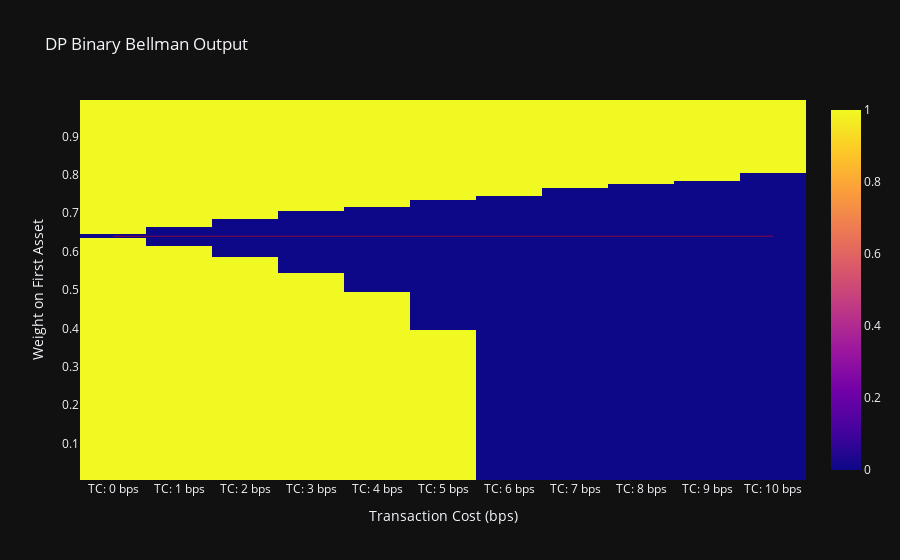

The code cell stored with this chart in its notebook:
### Code cell
# Create a heatmap trace for DP Bellman
trace_dp = go.Heatmap(z=action_df, x=action_df.columns, y=action_df.index, name="DP Binary Bellman")

# Create the layout with 'overlay' parameter set to "overlay"
layout = go.Layout(
    title="DP Binary Bellman Output",
    xaxis=dict(title="Transaction Cost (bps)",
               showgrid=True),
    yaxis=dict(title="Weight on First Asset",
               showgrid=True),
    # barmode="overlay"  # Set the barmode to overlay
)

# Add horizontal line at y=0.50
layout.shapes = [
    dict(
        type="line",
        x0=action_df.columns[0],  # Adjust x0 to the starting point of your data
        x1=action_df.columns[-1],  # Adjust x1 to the ending point of your data
        y0=optimal_weight[0],
        y1=optimal_weight[0],
        line=dict(color="red", width=0.5),  # You can customize the color and width of the line
    )
]

# Create the figure
fig = go.Figure(data=[trace_dp], layout=layout)
fig.show()

### Figure 1 — Plotly figure (JSON) as saved in the notebook; plotly's stock layout.template omitted (floating-point values rounded to 4 significant figures; data arrays with more than 128 entries replaced by an {"elided": "..."} marker saying what was removed)
{"data": [{"name": "DP Binary Bellman", "x": ["TC: 0 bps", "TC: 1 bps", "TC: 2 bps", "TC: 3 bps", "TC: 4 bps", "TC: 5 bps", "TC: 6 bps", "TC: 7 bps", "TC: 8 bps", "TC: 9 bps", "TC: 10 bps"], "y": [0.01, 0.02, 0.03, 0.04, 0.05, 0.06, 0.07, 0.08, 0.09, 0.1, 0.11, 0.12, 0.13, 0.14, 0.15, 0.16, 0.17, 0.18, 0.19, 0.2, 0.21, 0.22, 0.23, 0.24, 0.25, 0.26, 0.27, 0.28, 0.29, 0.3, 0.31, 0.32, 0.33, 0.34, 0.35, 0.36, 0.37, 0.38, 0.39, 0.4, 0.41, 0.42, 0.43, 0.44, 0.45, 0.46, 0.47, 0.48, 0.49, 0.5, 0.51, 0.52, 0.53, 0.54, 0.55, 0.56, 0.57, 0.58, 0.59, 0.6, 0.61, 0.62, 0.63, 0.64, 0.65, 0.66, 0.67, 0.68, 0.69, 0.7, 0.71, 0.72, 0.73, 0.74, 0.75, 0.76, 0.77, 0.78, 0.79, 0.8, 0.81, 0.82, 0.83, 0.84, 0.85, 0.86, 0.87, 0.88, 0.89, 0.9, 0.91, 0.92, 0.93, 0.94, 0.95, 0.96, 0.97, 0.98, 0.99], "z": {"elided": "99x11 int values"}, "type": "heatmap"}], "layout": {"shapes": [{"line": {"color": "red", "width": 0.5}, "type": "line", "x0": "TC: 0 bps", "x1": "TC: 10 bps", "y0": 0.64, "y1": 0.64}], "title": {"text": "DP Binary Bellman Output"}, "xaxis": {"showgrid": true, "title": {"text": "Transaction Cost (bps)"}}, "yaxis": {"showgrid": true, "title": {"text": "Weight on First Asset"}}}}
